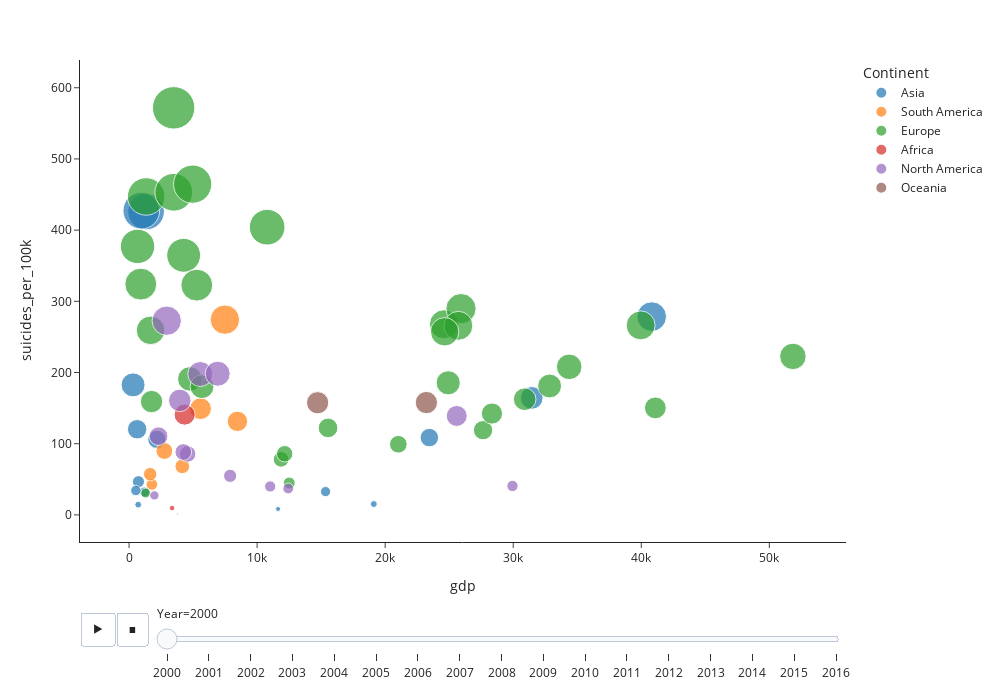

Notebook source saved alongside this figure:
### Code cell
px.scatter(final_df_2, x='gdp', y='suicides_per_100k',
           size='suicides_per_100k', size_max=30, color='Continent', animation_frame="Year", animation_group="Country",
           template='simple_white', width=1000, height=700,hover_name='Country')

### Figure 1 — Plotly figure (JSON) as saved in the notebook; plotly's stock layout.template omitted (floating-point values rounded to 4 significant figures)
{"data": [{"hovertemplate": "<b>%{hovertext}</b><br><br>Continent=Asia<br>Year=2000<br>gdp=%{x}<br>suicides_per_100k=%{marker.size}<extra></extra>", "hovertext": ["Uzbekistan", "Maldives", "Philippines", "Bahrain", "Azerbaijan", "Singapore", "Cyprus", "Georgia", "Israel", "Japan", "Kazakhstan", "Kuwait", "Kyrgyzstan", "Armenia", "Sri Lanka", "Thailand"], "ids": ["Uzbekistan", "Maldives", "Philippines", "Bahrain", "Azerbaijan", "Singapore", "Cyprus", "Georgia", "Israel", "Japan", "Kazakhstan", "Kuwait", "Kyrgyzstan", "Armenia", "Sri Lanka", "Thailand"], "legendgroup": "Asia", "marker": {"color": "#1F77B4", "size": [120.3, 0, 32.21, 32.73, 14.41, 164.3, 8.36, 46.64, 108.6, 278.5, 426.1, 15.23, 182.6, 34.3, 427.3, 106.1], "sizemode": "area", "sizeref": 0.6353, "symbol": "circle"}, "mode": "markers", "name": "Asia", "orientation": "v", "showlegend": true, "type": "scatter", "x": [632, 2524, 1205, 15345, 711, 31446, 11635, 734, 23451, 40813, 1328, 19112, 313, 530, 953, 2169], "xaxis": "x", "y": [120.3, 0, 32.21, 32.73, 14.41, 164.3, 8.36, 46.64, 108.6, 278.5, 426.1, 15.23, 182.6, 34.3, 427.3, 106.1], "yaxis": "y"}, {"hovertemplate": "<b>%{hovertext}</b><br><br>Continent=South America<br>Year=2000<br>gdp=%{x}<br>suicides_per_100k=%{marker.size}<extra></extra>", "hovertext": ["Brazil", "Paraguay", "Colombia", "Chile", "Ecuador", "Argentina", "Uruguay"], "ids": ["Brazil", "Paraguay", "Colombia", "Chile", "Ecuador", "Argentina", "Uruguay"], "legendgroup": "South America", "marker": {"color": "#FF7F0E", "size": [68.23, 42.78, 89.78, 149.2, 57.17, 131.4, 274.3], "sizemode": "area", "sizeref": 0.6353, "symbol": "circle"}, "mode": "markers", "name": "South America", "orientation": "v", "showlegend": true, "type": "scatter", "x": [4156, 1782, 2755, 5584, 1650, 8462, 7483], "xaxis": "x", "y": [68.23, 42.78, 89.78, 149.2, 57.17, 131.4, 274.3], "yaxis": "y"}, {"hovertemplate": "<b>%{hovertext}</b><br><br>Continent=Europe<br>Year=2000<br>gdp=%{x}<br>suicides_per_100k=%{marker.size}<extra></extra>", "hovertext": ["Malta", "Netherlands", "Belgium", "Norway", "Belarus", "Luxembourg", "Poland", "Portugal", "Romania", "Serbia", "Austria", "Slovakia", "Lithuania", "Bulgaria", "Latvia", "Estonia", "Denmark", "Finland", "France", "Germany", "Greece", "Croatia", "Hungary", "Iceland", "Ireland", "Italy", "Slovenia", "Ukraine", "Albania", "Sweden", "Switzerland", "Spain"], "ids": ["Malta", "Netherlands", "Belgium", "Norway", "Belarus", "Luxembourg", "Poland", "Portugal", "Romania", "Serbia", "Austria", "Slovakia", "Lithuania", "Bulgaria", "Latvia", "Estonia", "Denmark", "Finland", "France", "Germany", "Greece", "Croatia", "Hungary", "Iceland", "Ireland", "Italy", "Slovenia", "Ukraine", "Albania", "Sweden", "Switzerland", "Spain"], "legendgroup": "Europe", "marker": {"color": "#2CA02C", "size": [78.05, 119.0, 267.8, 150.3, 447.3, 222.6, 191.0, 85.88, 159.2, 324.2, 289.8, 180.1, 571.8, 259.2, 453.2, 364.6, 181.1, 265.6, 257.2, 185.6, 44.86, 322.8, 464.6, 208.0, 142.4, 99.22, 404.1, 377.2, 30.7, 162.5, 266.2, 122.2], "sizemode": "area", "sizeref": 0.6353, "symbol": "circle"}, "mode": "markers", "name": "Europe", "orientation": "v", "showlegend": true, "type": "scatter", "x": [11873, 27644, 24592, 41099, 1335, 51841, 4744, 12152, 1758, 915, 25922, 5696, 3481, 1680, 3494, 4262, 32841, 25716, 24648, 24922, 12509, 5288, 4966, 34372, 28340, 21027, 10783, 663, 1299, 30896, 39952, 15538], "xaxis": "x", "y": [78.05, 119.0, 267.8, 150.3, 447.3, 222.6, 191.0, 85.88, 159.2, 324.2, 289.8, 180.1, 571.8, 259.2, 453.2, 364.6, 181.1, 265.6, 257.2, 185.6, 44.86, 322.8, 464.6, 208.0, 142.4, 99.22, 404.1, 377.2, 30.7, 162.5, 266.2, 122.2], "yaxis": "y"}, {"hovertemplate": "<b>%{hovertext}</b><br><br>Continent=Africa<br>Year=2000<br>gdp=%{x}<br>suicides_per_100k=%{marker.size}<extra></extra>", "hovertext": ["Mauritius", "South Africa"], "ids": ["Mauritius", "South Africa"], "legendgroup": "Africa", "marker": {"color": "#D62728", "size": [140.8, 9.54], "sizemode": "area", "sizeref": 0.6353, "symbol": "circle"}, "mode": "markers", "name": "Africa", "orientation": "v", "showlegend": true, "type": "scatter", "x": [4339, 3361], "xaxis": "x", "y": [140.8, 9.54], "yaxis": "y"}, {"hovertemplate": "<b>%{hovertext}</b><br><br>Continent=North America<br>Year=2000<br>gdp=%{x}<br>suicides_per_100k=%{marker.size}<extra></extra>", "hovertext": ["Belize", "Mexico", "Panama", "Bahamas", "Saint Lucia", "Barbados", "El Salvador", "Cuba", "Guatemala", "Costa Rica", "Jamaica", "Canada", "Antigua and Barbuda", "Trinidad and Tobago"], "ids": ["Belize", "Mexico", "Panama", "Bahamas", "Saint Lucia", "Barbados", "El Salvador", "Cuba", "Guatemala", "Costa Rica", "Jamaica", "Canada", "Antigua and Barbuda", "Trinidad and Tobago"], "legendgroup": "North America", "marker": {"color": "#9467BD", "size": [160.8, 54.89, 85.58, 40.66, 197.9, 37.13, 110.5, 272.8, 27.42, 88.29, 1.16, 139, 39.97, 198.3], "sizemode": "area", "sizeref": 0.6353, "symbol": "circle"}, "mode": "markers", "name": "North America", "orientation": "v", "showlegend": true, "type": "scatter", "x": [3960, 7892, 4577, 29942, 5557, 12430, 2303, 2940, 1977, 4233, 3795, 25589, 11021, 6920], "xaxis": "x", "y": [160.8, 54.89, 85.58, 40.66, 197.9, 37.13, 110.5, 272.8, 27.42, 88.29, 1.16, 139, 39.97, 198.3], "yaxis": "y"}, {"hovertemplate": "<b>%{hovertext}</b><br><br>Continent=Oceania<br>Year=2000<br>gdp=%{x}<br>suicides_per_100k=%{marker.size}<extra></extra>", "hovertext": ["New Zealand", "Kiribati", "Australia"], "ids": ["New Zealand", "Kiribati", "Australia"], "legendgroup": "Oceania", "marker": {"color": "#8C564B", "size": [157.5, 0, 157.8], "sizemode": "area", "sizeref": 0.6353, "symbol": "circle"}, "mode": "markers", "name": "Oceania", "orientation": "v", "showlegend": true, "type": "scatter", "x": [14725, 928, 23219], "xaxis": "x", "y": [157.5, 0, 157.8], "yaxis": "y"}], "layout": {"height": 700, "legend": {"itemsizing": "constant", "title": {"text": "Continent"}, "tracegroupgap": 0}, "margin": {"t": 60}, "sliders": [{"active": 0, "currentvalue": {"prefix": "Year="}, "len": 0.9, "pad": {"b": 10, "t": 60}, "steps": [{"args": [["2000"], {"frame": {"duration": 0, "redraw": false}, "fromcurrent": true, "mode": "immediate", "transition": {"duration": 0, "easing": "linear"}}], "label": "2000", "method": "animate"}, {"args": [["2001"], {"frame": {"duration": 0, "redraw": false}, "fromcurrent": true, "mode": "immediate", "transition": {"duration": 0, "easing": "linear"}}], "label": "2001", "method": "animate"}, {"args": [["2002"], {"frame": {"duration": 0, "redraw": false}, "fromcurrent": true, "mode": "immediate", "transition": {"duration": 0, "easing": "linear"}}], "label": "2002", "method": "animate"}, {"args": [["2003"], {"frame": {"duration": 0, "redraw": false}, "fromcurrent": true, "mode": "immediate", "transition": {"duration": 0, "easing": "linear"}}], "label": "2003", "method": "animate"}, {"args": [["2004"], {"frame": {"duration": 0, "redraw": false}, "fromcurrent": true, "mode": "immediate", "transition": {"duration": 0, "easing": "linear"}}], "label": "2004", "method": "animate"}, {"args": [["2005"], {"frame": {"duration": 0, "redraw": false}, "fromcurrent": true, "mode": "immediate", "transition": {"duration": 0, "easing": "linear"}}], "label": "2005", "method": "animate"}, {"args": [["2006"], {"frame": {"duration": 0, "redraw": false}, "fromcurrent": true, "mode": "immediate", "transition": {"duration": 0, "easing": "linear"}}], "label": "2006", "method": "animate"}, {"args": [["2007"], {"frame": {"duration": 0, "redraw": false}, "fromcurrent": true, "mode": "immediate", "transition": {"duration": 0, "easing": "linear"}}], "label": "2007", "method": "animate"}, {"args": [["2008"], {"frame": {"duration": 0, "redraw": false}, "fromcurrent": true, "mode": "immediate", "transition": {"duration": 0, "easing": "linear"}}], "label": "2008", "method": "animate"}, {"args": [["2009"], {"frame": {"duration": 0, "redraw": false}, "fromcurrent": true, "mode": "immediate", "transition": {"duration": 0, "easing": "linear"}}], "label": "2009", "method": "animate"}, {"args": [["2010"], {"frame": {"duration": 0, "redraw": false}, "fromcurrent": true, "mode": "immediate", "transition": {"duration": 0, "easing": "linear"}}], "label": "2010", "method": "animate"}, {"args": [["2011"], {"frame": {"duration": 0, "redraw": false}, "fromcurrent": true, "mode": "immediate", "transition": {"duration": 0, "easing": "linear"}}], "label": "2011", "method": "animate"}, {"args": [["2012"], {"frame": {"duration": 0, "redraw": false}, "fromcurrent": true, "mode": "immediate", "transition": {"duration": 0, "easing": "linear"}}], "label": "2012", "method": "animate"}, {"args": [["2013"], {"frame": {"duration": 0, "redraw": false}, "fromcurrent": true, "mode": "immediate", "transition": {"duration": 0, "easing": "linear"}}], "label": "2013", "method": "animate"}, {"args": [["2014"], {"frame": {"duration": 0, "redraw": false}, "fromcurrent": true, "mode": "immediate", "transition": {"duration": 0, "easing": "linear"}}], "label": "2014", "method": "animate"}, {"args": [["2015"], {"frame": {"duration": 0, "redraw": false}, "fromcurrent": true, "mode": "immediate", "transition": {"duration": 0, "easing": "linear"}}], "label": "2015", "method": "animate"}, {"args": [["2016"], {"frame": {"duration": 0, "redraw": false}, "fromcurrent": true, "mode": "immediate", "transition": {"duration": 0, "easing": "linear"}}], "label": "2016", "method": "animate"}], "x": 0.1, "xanchor": "left", "y": 0, "yanchor": "top"}], "updatemenus": [{"buttons": [{"args": [null, {"frame": {"duration": 500, "redraw": false}, "fromcurrent": true, "mode": "immediate", "transition": {"duration": 500, "easing": "linear"}}], "label": "&#9654;", "method": "animate"}, {"args": [[null], {"frame": {"duration": 0, "redraw": false}, "fromcurrent": true, "mode": "immediate", "transition": {"duration": 0, "easing": "linear"}}], "label": "&#9724;", "method": "animate"}], "direction": "left", "pad": {"r": 10, "t": 70}, "showactive": false, "type": "buttons", "x": 0.1, "xanchor": "right", "y": 0, "yanchor": "top"}], "width": 1000, "xaxis": {"anchor": "y", "domain": [0, 1], "title": {"text": "gdp"}}, "yaxis": {"anchor": "x", "domain": [0, 1], "title": {"text": "suicides_per_100k"}}}}
